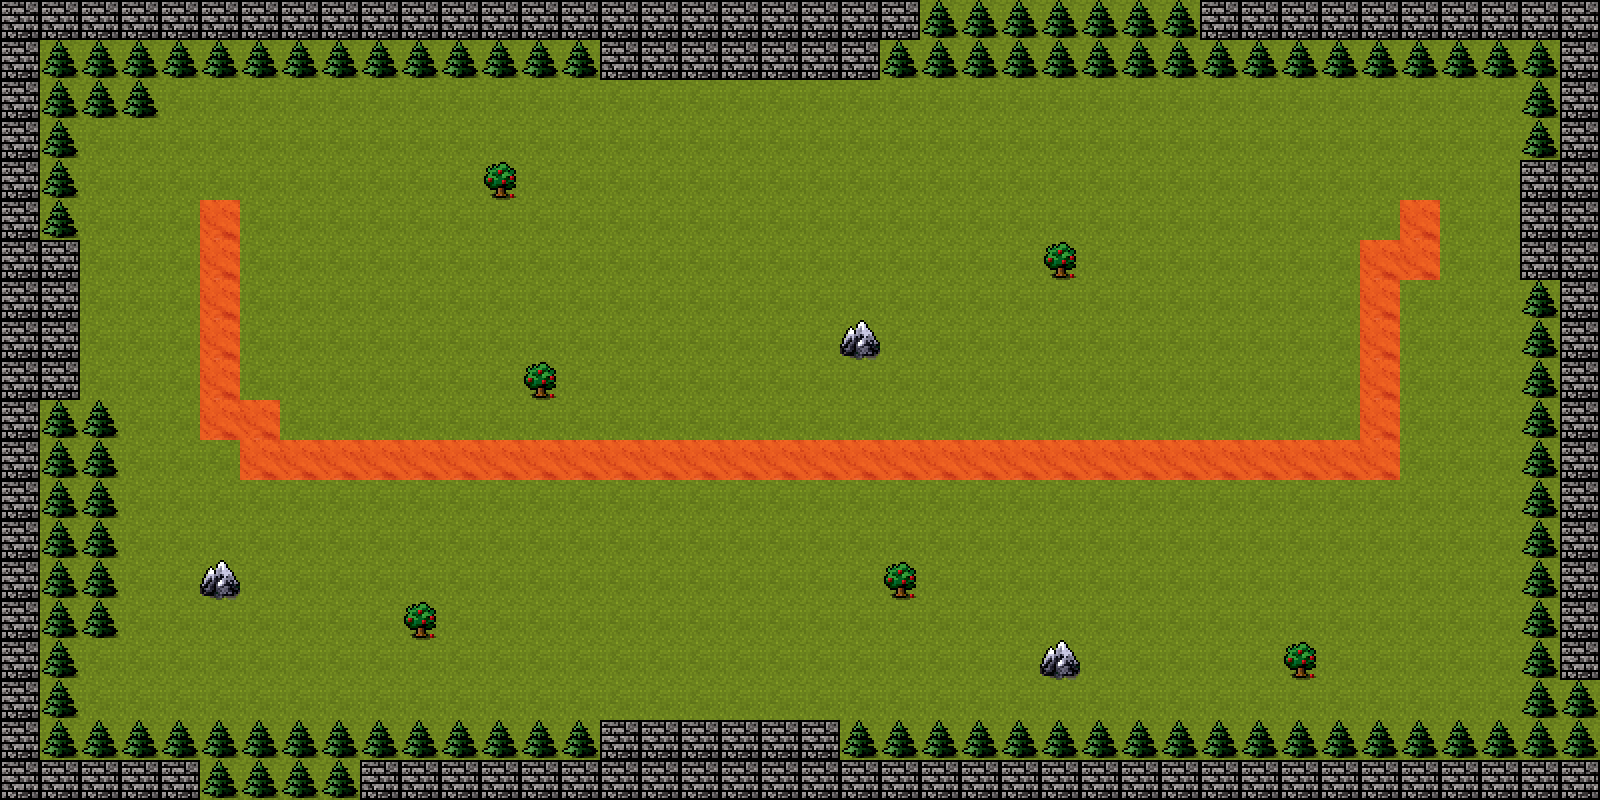

Below is a game level as drawn by its tile map, then a one-line description and the .tmx that defines it (tile-layer data replaced by summaries):
An orthogonal 40x20 tile map with 40x40 px tiles, 2 tile layers (backgroundLayer, blockedLayer) and 65 objects.

<map version="1.0" orientation="orthogonal" renderorder="right-down" width="40" height="20" tilewidth="40" tileheight="40" nextobjectid="78">
 <tileset firstgid="1" name="terrains" tilewidth="40" tileheight="40" tilecount="16" columns="8">
  <image source="../images/terrains.png" width="320" height="80" />
 </tileset>
 <layer name="backgroundLayer" width="40" height="20">
  <data>[800 cells, 800 non-empty, 2 distinct tile ids]</data>
 </layer>
 <layer name="blockedLayer" width="40" height="20">
  <data>[800 cells, 241 non-empty, 4 distinct tile ids]</data>
 </layer>
 <objectgroup name="objectsLayer">
  <object id="2" gid="16" x="198.667" y="198.667" width="40" height="40">
   <properties>
    <property name="sprite" value="browndoor" />
    <property name="type" value="door" />
   </properties>
  </object>
  <object id="12" gid="16" x="1400" y="197.333" width="40" height="40">
   <properties>
    <property name="sprite" value="browndoor" />
    <property name="type" value="door" />
   </properties>
  </object>
  <object id="13" gid="6" x="1293.33" y="172" width="40" height="40">
   <properties>
    <property name="sprite" value="jawa" />
    <property name="type" value="item1" />
   </properties>
  </object>
  <object id="14" gid="6" x="1209.33" y="294.667" width="40" height="40">
   <properties>
    <property name="sprite" value="jawa" />
    <property name="type" value="item1" />
   </properties>
  </object>
  <object id="15" gid="6" x="1008" y="382.667" width="40" height="40">
   <properties>
    <property name="sprite" value="jawa" />
    <property name="type" value="item1" />
   </properties>
  </object>
  <object id="16" gid="6" x="636" y="313.333" width="40" height="40">
   <properties>
    <property name="sprite" value="jawa" />
    <property name="type" value="item1" />
   </properties>
  </object>
  <object id="17" gid="6" x="418.667" y="349.333" width="40" height="40">
   <properties>
    <property name="sprite" value="jawa" />
    <property name="type" value="item1" />
   </properties>
  </object>
  <object id="18" gid="6" x="313.333" y="588" width="40" height="40">
   <properties>
    <property name="sprite" value="jawa" />
    <property name="type" value="item1" />
   </properties>
  </object>
  <object id="19" gid="6" x="560" y="601.333" width="40" height="40">
   <properties>
    <property name="sprite" value="jawa" />
    <property name="type" value="item1" />
   </properties>
  </object>
  <object id="20" gid="6" x="337.333" y="221.333" width="40" height="40">
   <properties>
    <property name="sprite" value="jawa" />
    <property name="type" value="item1" />
   </properties>
  </object>
  <object id="21" gid="6" x="808" y="581.333" width="40" height="40">
   <properties>
    <property name="sprite" value="jawa" />
    <property name="type" value="item1" />
   </properties>
  </object>
  <object id="22" gid="6" x="1074.67" y="545.333" width="40" height="40">
   <properties>
    <property name="sprite" value="jawa" />
    <property name="type" value="item1" />
   </properties>
  </object>
  <object id="23" gid="6" x="1338.67" y="568" width="40" height="40">
   <properties>
    <property name="sprite" value="jawa" />
    <property name="type" value="item1" />
   </properties>
  </object>
  <object id="24" gid="6" x="1197.33" y="404" width="40" height="40">
   <properties>
    <property name="sprite" value="jawa" />
    <property name="type" value="item1" />
   </properties>
  </object>
  <object id="25" gid="6" x="824" y="250.667" width="40" height="40">
   <properties>
    <property name="sprite" value="jawa" />
    <property name="type" value="item1" />
   </properties>
  </object>
  <object id="26" gid="6" x="150.667" y="333.333" width="40" height="40">
   <properties>
    <property name="sprite" value="jawa" />
    <property name="type" value="item1" />
   </properties>
  </object>
  <object id="27" gid="6" x="165.333" y="510.667" width="40" height="40">
   <properties>
    <property name="sprite" value="jawa" />
    <property name="type" value="item1" />
   </properties>
  </object>
  <object id="28" gid="6" x="509.333" y="278.667" width="40" height="40">
   <properties>
    <property name="sprite" value="jawa" />
    <property name="type" value="item1" />
   </properties>
  </object>
  <object id="29" gid="6" x="728" y="421.333" width="40" height="40">
   <properties>
    <property name="sprite" value="jawa" />
    <property name="type" value="item1" />
   </properties>
  </object>
  <object id="30" gid="7" x="1137.33" y="197.333" width="40" height="40">
   <properties>
    <property name="sprite" value="wamena" />
    <property name="type" value="item2" />
   </properties>
  </object>
  <object id="31" gid="7" x="1282.67" y="384" width="40" height="40">
   <properties>
    <property name="sprite" value="wamena" />
    <property name="type" value="item2" />
   </properties>
  </object>
  <object id="32" gid="7" x="1437.33" y="425.333" width="40" height="40" />
  <object id="33" gid="7" x="1441.33" y="589.333" width="40" height="40">
   <properties>
    <property name="sprite" value="wamena" />
    <property name="type" value="item2" />
   </properties>
  </object>
  <object id="34" gid="7" x="1190.67" y="609.333" width="40" height="40">
   <properties>
    <property name="sprite" value="wamena" />
    <property name="type" value="item2" />
   </properties>
  </object>
  <object id="35" gid="7" x="1098.67" y="342.667" width="40" height="40">
   <properties>
    <property name="sprite" value="wamena" />
    <property name="type" value="item2" />
   </properties>
  </object>
  <object id="36" gid="7" x="890.667" y="402.667" width="40" height="40">
   <properties>
    <property name="sprite" value="wamena" />
    <property name="type" value="item2" />
   </properties>
  </object>
  <object id="37" gid="7" x="702.667" y="250.667" width="40" height="40">
   <properties>
    <property name="sprite" value="wamena" />
    <property name="type" value="item2" />
   </properties>
  </object>
  <object id="38" gid="7" x="612" y="413.333" width="40" height="40">
   <properties>
    <property name="sprite" value="wamena" />
    <property name="type" value="item2" />
   </properties>
  </object>
  <object id="39" gid="7" x="288" y="366.667" width="40" height="40">
   <properties>
    <property name="sprite" value="wamena" />
    <property name="type" value="item2" />
   </properties>
  </object>
  <object id="40" gid="7" x="413.333" y="578.667" width="40" height="40">
   <properties>
    <property name="sprite" value="wamena" />
    <property name="type" value="item2" />
   </properties>
  </object>
  <object id="41" gid="7" x="686.667" y="593.333" width="40" height="40">
   <properties>
    <property name="sprite" value="wamena" />
    <property name="type" value="item2" />
   </properties>
  </object>
  <object id="42" gid="7" x="976" y="570.667" width="40" height="40">
   <properties>
    <property name="sprite" value="wamena" />
    <property name="type" value="item2" />
   </properties>
  </object>
  <object id="43" gid="7" x="641.333" y="674.667" width="40" height="40">
   <properties>
    <property name="sprite" value="wamena" />
    <property name="type" value="item2" />
   </properties>
  </object>
  <object id="44" gid="7" x="265.333" y="657.333" width="40" height="40">
   <properties>
    <property name="sprite" value="wamena" />
    <property name="type" value="item2" />
   </properties>
  </object>
  <object id="45" gid="7" x="586.667" y="180" width="40" height="40">
   <properties>
    <property name="sprite" value="wamena" />
    <property name="type" value="item2" />
   </properties>
  </object>
  <object id="46" gid="7" x="914.667" y="172" width="40" height="40">
   <properties>
    <property name="sprite" value="wamena" />
    <property name="type" value="item2" />
   </properties>
  </object>
  </objectgroup>
</map>
<!-- 29 of 65 objects omitted -->
